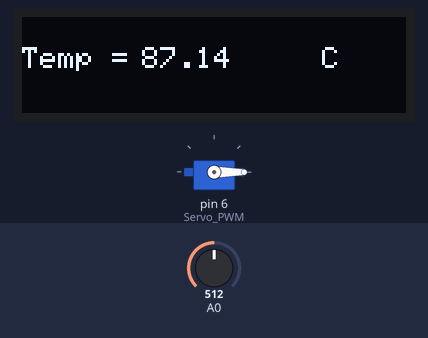
This sketch was run on a simulated Arduino Uno, built with avr-gcc and run on an emulated ATmega328P. Shown: 128×32 one-colour display, servo. Inputs (shaded band) come from the test bench; at power-on: A0 = 512. What the sketch prints to the serial monitor is not drawn.

Above: at 1.2 s.
1.3 s: A0 set to 306
At 2.1 s:
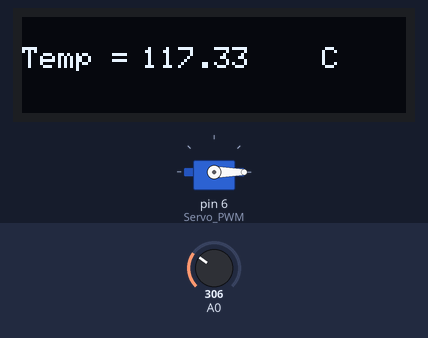
2.8 s: A0 set to 397
At 3.1 s:
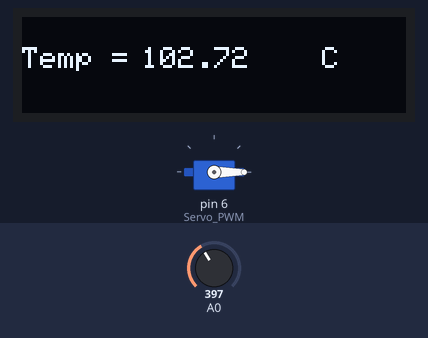
4.3 s: A0 set to 426
At 5.4 s:
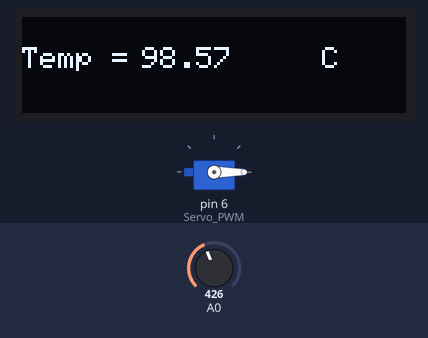
5.8 s: A0 set to 122
At 6.5 s:
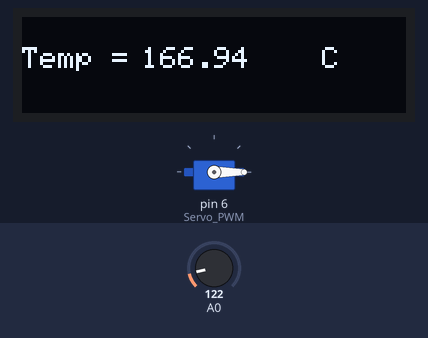
Timing chart, 0 to 11.3 s (numbered marks = the images above; inputs shaded):
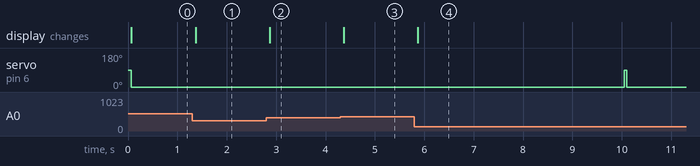

Measured:
- after the input at 1.3 s, the display: changes after 0.07 s (image 1)
- after the input at 2.8 s, the display: changes after 0.07 s (image 2)
- after the input at 4.3 s, the display: changes after 0.07 s (image 3)
- after the input at 5.8 s, the display: changes after 0.07 s (image 4)

The sketch:

sketch_feb24b.ino
```cpp
#include <SPI.h>
#include <Wire.h>
#include <Adafruit_GFX.h>
#include <Adafruit_SSD1306.h>
#include <Servo.h>

#define SCREEN_WIDTH 128 // OLED display width, in pixels
#define SCREEN_HEIGHT 32 // OLED display height, in pixels
#define OLED_RESET 4     // Reset pin # (or -1 if sharing Arduino reset pin)
#define Servo_PWM 6
#define SCREEN_ADDRESS 0x3C ///< See datasheet for Address; 0x3D for 128x64, 0x3C for 128x32
Adafruit_SSD1306 display(SCREEN_WIDTH, SCREEN_HEIGHT, &Wire, OLED_RESET);
Servo MG995_Servo;

#define RT0 100000  // Ω
#define B 3977     // K
#define VCC 5      //Supply voltage
#define R 10000    //R=10KΩ

//Variables
float RT, VR, ln, TX, T0, VRT;
unsigned long previousMillis = 0;
const long interval = 10000; // 10 seconds interval

void setup()
{
  Serial.begin(9600);
  if (!display.begin(SSD1306_SWITCHCAPVCC, SCREEN_ADDRESS))
  {
    Serial.println(F("SSD1306 allocation failed"));
  }
  T0 = 25 + 273.15;
  MG995_Servo.attach(Servo_PWM); // Attach servo to pin 9
  display.clearDisplay();
  display.drawPixel(10, 10, SSD1306_WHITE);
  display.display();
  delay(0);
}

void loop()
{
  unsigned long currentMillis = millis();

  VRT = analogRead(A0);               //Acquisition analog value of VRT
  VRT = (5.00 / 1023.00) * VRT;       //Conversion to voltage
  VR = VCC - VRT;
  RT = VRT / (VR / R);                //Resistance of RT
  ln = log(RT / RT0);
  TX = (1 / ((ln / B) + (1 / T0))); //Temperature from thermistor
  TX = TX - 273.15;

  Serial.print("Temperature:");
  Serial.print("\t");
  Serial.print(TX);
  Serial.print("C\t\t");
  Serial.print(TX + 273.15);        //Conversion to Kelvin
  Serial.print("K\t\t");
  Serial.print((TX * 1.8) + 32);    //Conversion to Fahrenheit
  Serial.println("F");

  if (TX >= 35) // Check if temperature is 0 degrees Celsius or higher
  {
    if (currentMillis - previousMillis >= interval)
    {
      previousMillis = currentMillis;
      brakeApply(); // Apply the brake disc
    }
    else
    {
      brakeRelease(); // Release the brake disc
    }
  }

  display.clearDisplay();
  display.setTextSize(1); // Draw 2X-scale text
  display.setTextColor(SSD1306_WHITE);
  display.setCursor(0, 10);
  display.println("Temp = ");
  display.setCursor(40, 10);
  display.println(TX);
  display.setCursor(100, 10);
  display.println(F("C"));
  display.display();
  delay(0);
}

void brakeApply()
{
  // Apply brake by rotating servo clockwise to 90 degrees
  MG995_Servo.write(90);
}

void brakeRelease()
{
  // Release brake by rotating servo back to its default position
  MG995_Servo.write(0); // Change 0 to the default position angle if it's different
}
```
